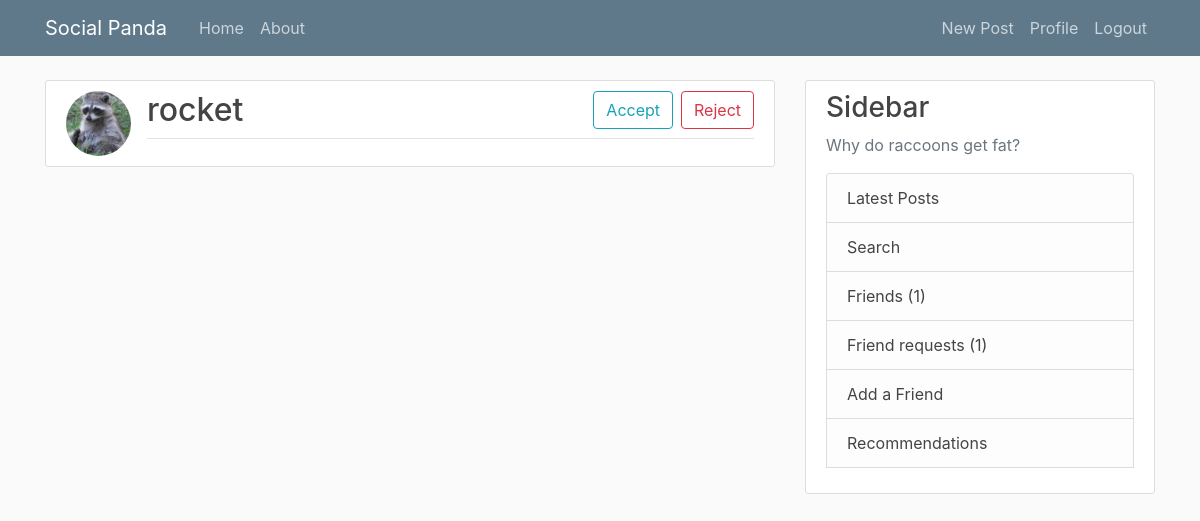
The page /friend-request/ (signed in) on the database as committed earlier.
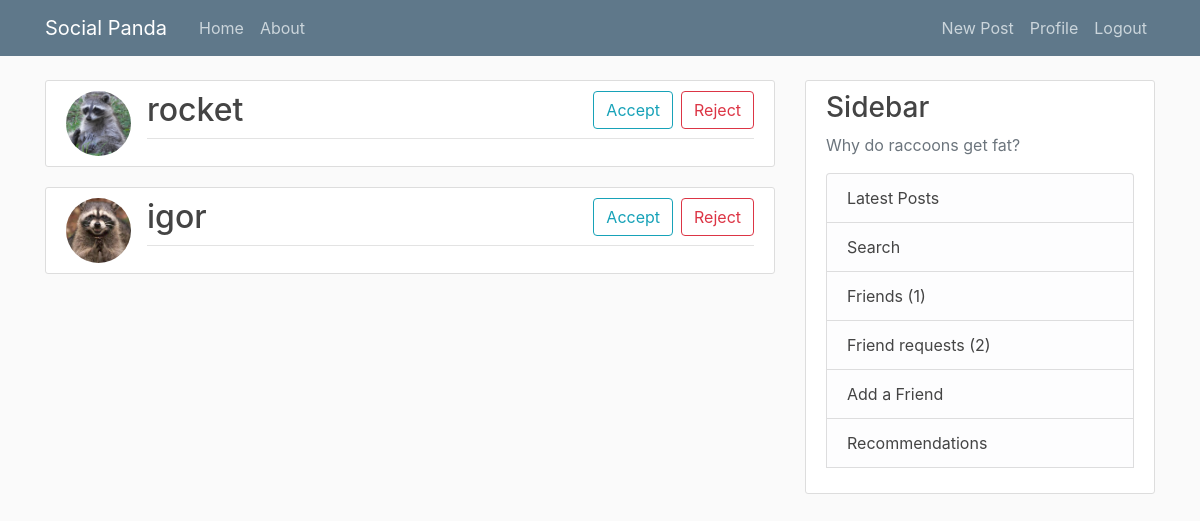
The same page on the database as committed later.
### blog/models.py (models this page shows, shortened)
class FriendRequest(models.Model):
    sender = models.ForeignKey(User, on_delete=models.CASCADE, related_name="sender")
    receiver = models.ForeignKey(
        User, on_delete=models.CASCADE, related_name="receiver"
    )

### users/models.py (models this page shows, shortened)
class Profile(models.Model):
    user = models.OneToOneField(User, on_delete=models.CASCADE)
    image = models.ImageField(default="default.jpg", upload_to="profile_pics")

### blog/views.py (the view)
# urls.py: path("friend-request/", FriendRequestListView.as_view(), name="friend-request"),
class FriendRequestListView(LoginRequiredMixin, ListView):
    model = Friend
    template_name = "blog/friend_request.html"
    def get_context_data(self, *, object_list=None, **kwargs):
        friend_requests = FriendRequest.objects.filter(receiver_id=self.request.user.id)
        kwargs.update({"friend_requests": friend_requests})
        return super().get_context_data(object_list=None, **kwargs)

### blog/context_processors.py (called while the page is built)
def friend_requests(request):
    user = request.user
    friend_request_count = FriendRequest.objects.filter(receiver_id=user.id).count()
    friend_count = Friend.objects.filter(current_user_id=user.id).count()
    shared_posts_count = SharedPost.objects.filter(post_receiver_id=user.id).count()
    return {
        "friend_request_count": friend_request_count,
        "friends_count": friend_count,
        "shared_posts_count": shared_posts_count,
    }

### blog/templates/blog/friend_request.html (shortened to what this page needs)
{% extends 'blog/base.html'%}
{% block content %}
    {% if user.is_authenticated  %}
        {% if friend_requests %}
            {% for request in friend_requests %}
            <article class="media content-section">
              <img class="rounded-circle article-img" src="{{ request.sender.profile.image.url }}">
              <div class="media-body">
                <h2><a class="article-title">{{ request.sender.username }}</a>
                    <button onclick="window.location='/process-request?friend={{ request.sender.id }}&accepted=false'"
                            style="float:right" class="btn btn-outline-danger ml-2" type="submit">Reject</button>
                    <button onclick="window.location='/process-request?friend={{ request.sender.id }}&accepted=true'"
                            style="float:right" class="btn btn-outline-info" type="submit">Accept</button>
                </h2>
                <div class="article-metadata">
                </div>
              </div>
            </article>
            {% endfor %}
        {% else %}
            <h2>No new friends requests.</h2>
        {% endif %}
    {% endif %}
{% endblock content %}

Rows that differ between the two databases and show on the page:
added FriendRequest: sender.profile.image (placeholder picture), sender.username "igor"
Other text that changed with them:
{{ friend_request_count }}: "1" → "2"
